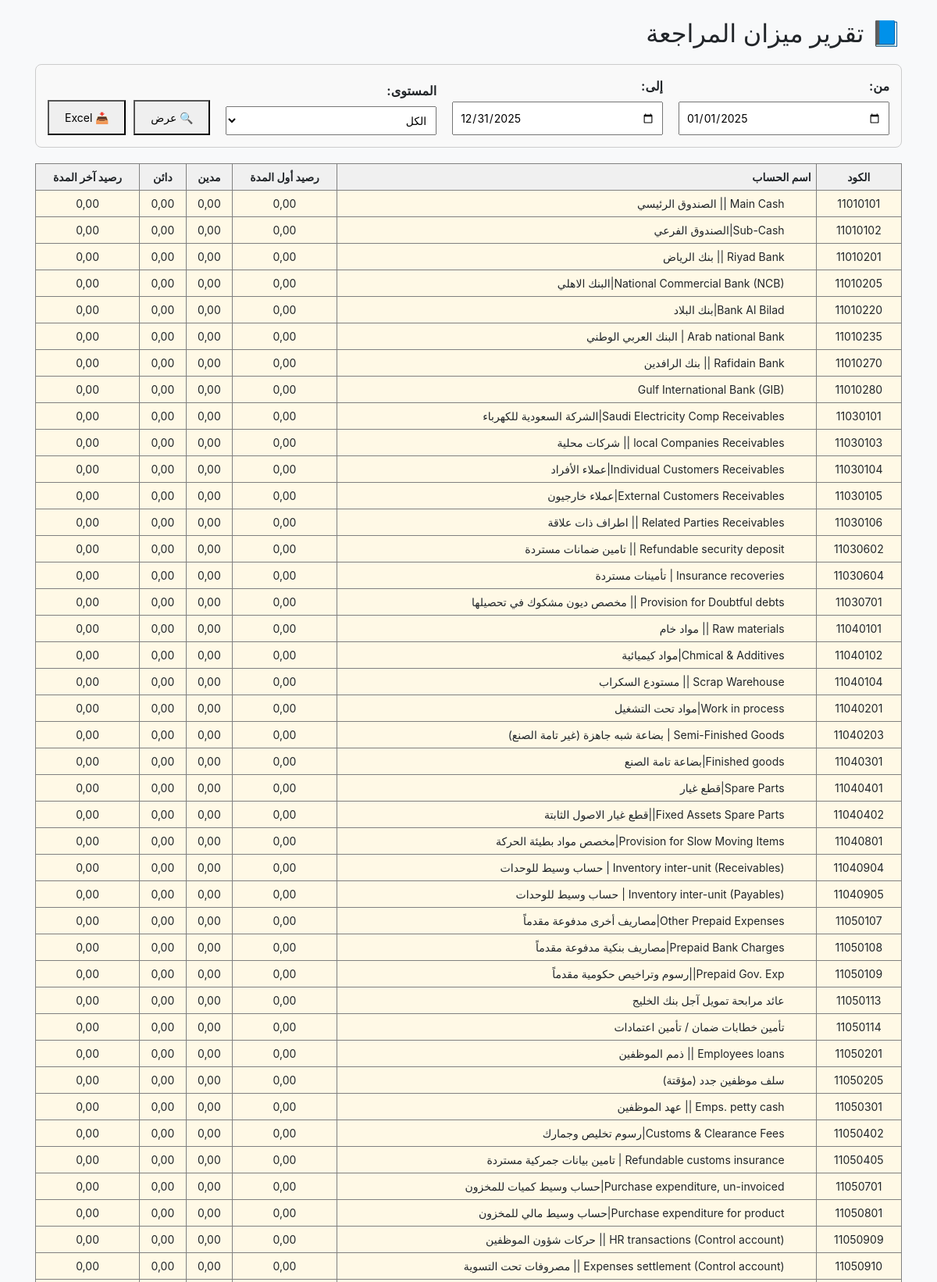
/accounts/reports/trial-balance/ (upper part), run on the app's committed database.
### accounts/models.py (models this page shows, shortened)
class Account(models.Model):
    code = models.CharField(max_length=20, unique=True, verbose_name=_("كود الحساب"))
    name = models.CharField(max_length=255, verbose_name=_("اسم الحساب"))
    parent = models.ForeignKey('self', null=True, blank=True, on_delete=models.SET_NULL, verbose_name=_("الحساب الأب"))
    level = models.PositiveIntegerField(verbose_name=_("مستوى الحساب"))
    group = models.ForeignKey(AccountGroup, on_delete=models.SET_NULL, null=True, blank=True, verbose_name=_("مجموعة التدفقات النقدية"))
    direction = models.ForeignKey(
        'AccountDirection',
        on_delete=models.SET_NULL,
        null=True,
        blank=True,
        verbose_name=_("التصنيف الداخلي")
    )
    sub_mapping = models.ForeignKey(SubMapping, on_delete=models.SET_NULL, null=True, blank=True, verbose_name=_("Sub-Mapping"))
    statement_type = models.ForeignKey(
        'FinancialStatementType',
        on_delete=models.SET_NULL,
        null=True,
        blank=True,
        verbose_name="نوع الحساب (القائمة المالية)"
    )
    class Meta:
        verbose_name = "الحساب"
        verbose_name_plural = "الحسابات"

### accounts/views.py (the view, shortened to what this page needs)
# urls.py: path('reports/trial-balance/', views.trial_balance_view, name='trial_balance'),
def trial_balance_view(request):
    default_from = date(2025, 1, 1)
    default_to = date(2025, 12, 31)
    date_from = request.GET.get('from')
    date_to = request.GET.get('to')
    level_filter = request.GET.get("level")
    if not date_from:
        date_from = default_from
    else:
        date_from = datetime.strptime(date_from, "%Y-%m-%d").date()
    if not date_to:
        date_to = default_to
    else:
        date_to = datetime.strptime(date_to, "%Y-%m-%d").date()
    accounts = Account.objects.all().order_by("code")
    accounts_by_id = {acc.id: acc for acc in accounts}
    children_map = defaultdict(list)
    for acc in accounts:
        if acc.parent_id:
            children_map[acc.parent_id].append(acc.id)
    for acc in accounts:
        acc.opening = acc.debit = acc.credit = acc.final = 0
    for level in [5, 4, 3, 2, 1]:
        for acc in accounts:
            if acc.level == level:
                for child_id in children_map.get(acc.id, []):
                    child = accounts_by_id[child_id]
                    acc.opening += child.opening
                    acc.debit += child.debit
                    acc.credit += child.credit
                    acc.final += child.final
    if level_filter:
        accounts = [acc for acc in accounts if str(acc.level) == level_filter]
    totals = defaultdict(lambda: {"opening": 0, "debit": 0, "credit": 0, "final": 0})
    for acc in accounts:
        lvl = acc.level
        totals[lvl]["opening"] += acc.opening
        totals[lvl]["debit"] += acc.debit
        totals[lvl]["credit"] += acc.credit
        totals[lvl]["final"] += acc.final
    context = {
        "rows": accounts,
        "date_from": date_from.strftime('%Y-%m-%d'),
        "date_to": date_to.strftime('%Y-%m-%d'),
        "selected_level": level_filter,
        "totals": dict(totals),
    }
    return render(request, 'accounts/reports/trial_balance.html', context)

### accounts/templates/accounts/reports/trial_balance.html (shortened to what this page needs)
{% extends "base.html" %}
{% load static %}
{% block content %}
<h2 style="margin-bottom: 20px;">📘 تقرير ميزان المراجعة</h2>
<form method="get" style="margin-bottom: 20px; display: flex; flex-wrap: wrap; gap: 20px; align-items: flex-end; background-color: #f9f9f9; padding: 15px; border-radius: 8px; border: 1px solid #ccc;">
    <div style="flex: 1; min-width: 200px;">
        <label style="font-weight: bold;">من:</label><br>
        <input type="date" name="from" value="{{ date_from }}" style="width: 100%; padding: 8px; font-size: 14px;">
    </div>
    <div style="flex: 1; min-width: 200px;">
        <label style="font-weight: bold;">إلى:</label><br>
        <input type="date" name="to" value="{{ date_to }}" style="width: 100%; padding: 8px; font-size: 14px;">
    </div>
    <div style="flex: 1; min-width: 200px;">
        <label style="font-weight: bold;">المستوى:</label><br>
        <select name="level" style="width: 100%; padding: 8px; font-size: 14px;">
            <option value="">الكل</option>
        </select>
    </div>
    <div style="display: flex; gap: 10px;">
        <button type="submit" style="padding: 10px 20px; font-size: 14px;">🔍 عرض</button>
        <button type="submit" name="export" value="excel" style="padding: 10px 20px; font-size: 14px;">📥 Excel</button>
    </div>
</form>
<div style="overflow-x: auto;">
    <table border="1" cellspacing="0" cellpadding="6" style="width:100%; border-collapse: collapse; text-align: center; font-size: 14px;">
        <thead style="background-color: #f0f0f0;">
            <tr>
                <th>الكود</th>
                <th style="text-align: right;">اسم الحساب</th>
                <th>رصيد أول المدة</th>
                <th>مدين</th>
                <th>دائن</th>
                <th>رصيد آخر المدة</th>
            </tr>
        </thead>
        <tbody>
            {% for row in rows %}
            <tr style="background-color: {% if row.level == 1 %}#e6f2ff{% elif row.level == 2 %}#f0f9e8{% elif row.level == 3 %}#fff9e6{% elif row.level == 4 %}#fff0f0{% else %}#f8f8f8{% endif %}; font-weight: {% if row.level == 1 %}bold{% endif %};">
                <td>{{ row.code }}</td>
                <td style="text-align: right; padding-right: {{ row.level|add:"1" }}0px;">{{ row.name }}</td>
                <td>{{ row.opening|floatformat:2 }}</td>
                <td>{{ row.debit|floatformat:2 }}</td>
                <td>{{ row.credit|floatformat:2 }}</td>
                <td>{{ row.final|floatformat:2 }}</td>
            </tr>
            {% endfor %}
        </tbody>
    </table>
</div>
{% endblock %}

### data on the page
Account: code "11010101", name "Main Cash || الصندوق الرئيسي", opening "0,00", debit "0,00", credit "0,00", final "0,00"
Account: code "11010102", name "Sub-Cash|الصندوق الفرعي", opening "0,00", debit "0,00", credit "0,00", final "0,00"
Account: code "11010201", name "Riyad Bank || بنك الرياض", opening "0,00", debit "0,00", credit "0,00", final "0,00"
Account: code "11010205", name "National Commercial Bank (NCB)|البنك الاهلي", opening "0,00", debit "0,00", credit "0,00", final "0,00"
Account: code "11010220", name "Bank Al Bilad|بنك البلاد", opening "0,00", debit "0,00", credit "0,00", final "0,00"
Account: code "11010235", name "Arab national Bank | البنك العربي الوطني", opening "0,00", debit "0,00", credit "0,00", final "0,00"
Account: code "11010270", name "Rafidain Bank || بنك الرافدين", opening "0,00", debit "0,00", credit "0,00", final "0,00"
Account: code "11010280", name "Gulf International Bank (GIB)", opening "0,00", debit "0,00", credit "0,00", final "0,00"
Account: code "11030101", name "Saudi Electricity Comp Receivables|الشركة السعودية للكهرباء", opening "0,00", debit "0,00", credit "0,00", final "0,00"
Account: code "11030103", name "local Companies Receivables || شركات محلية", opening "0,00", debit "0,00", credit "0,00", final "0,00"
Account: code "11030104", name "Individual Customers Receivables|عملاء الأفراد", opening "0,00", debit "0,00", credit "0,00", final "0,00"
Account: code "11030105", name "External Customers Receivables|عملاء خارجيون", opening "0,00", debit "0,00", credit "0,00", final "0,00"
Account: code "11030106", name "Related Parties Receivables || اطراف ذات علاقة", opening "0,00", debit "0,00", credit "0,00", final "0,00"
Account: code "11030602", name "Refundable security deposit || تامين ضمانات مستردة", opening "0,00", debit "0,00", credit "0,00", final "0,00"
Account: code "11030604", name "Insurance recoveries | تأمينات مستردة", opening "0,00", debit "0,00", credit "0,00", final "0,00"
Account: code "11030701", name "Provision for Doubtful debts || مخصص ديون مشكوك في تحصيلها", opening "0,00", debit "0,00", credit "0,00", final "0,00"
Account: code "11040101", name "Raw materials || مواد خام", opening "0,00", debit "0,00", credit "0,00", final "0,00"
Account: code "11040102", name "Chmical & Additives|مواد كيميائية", opening "0,00", debit "0,00", credit "0,00", final "0,00"
Account: code "11040104", name "Scrap Warehouse || مستودع السكراب", opening "0,00", debit "0,00", credit "0,00", final "0,00"
Account: code "11040201", name "Work in process|مواد تحت التشغيل", opening "0,00", debit "0,00", credit "0,00", final "0,00"
Account: code "11040203", name "Semi-Finished Goods | بضاعة شبه جاهزة (غير تامة الصنع)", opening "0,00", debit "0,00", credit "0,00", final "0,00"
Account: code "11040301", name "Finished goods|بضاعة تامة الصنع", opening "0,00", debit "0,00", credit "0,00", final "0,00"
Account: code "11040401", name "Spare Parts|قطع غيار", opening "0,00", debit "0,00", credit "0,00", final "0,00"
Account: code "11040402", name "Fixed Assets Spare Parts||قطع غيار الاصول الثابتة", opening "0,00", debit "0,00", credit "0,00", final "0,00"
Account: code "11040801", name "Provision for Slow Moving Items|مخصص مواد بطيئة الحركة", opening "0,00", debit "0,00", credit "0,00", final "0,00"
Account: code "11040904", name "Inventory inter-unit (Receivables) | حساب وسيط للوحدات", opening "0,00", debit "0,00", credit "0,00", final "0,00"
Account: code "11040905", name "Inventory inter-unit (Payables) | حساب وسيط للوحدات", opening "0,00", debit "0,00", credit "0,00", final "0,00"
Account: code "11050107", name "Other Prepaid Expenses|مصاريف أخرى مدفوعة مقدماً", opening "0,00", debit "0,00", credit "0,00", final "0,00"
Account: code "11050108", name "Prepaid Bank Charges|مصاريف بنكية مدفوعة مقدماً", opening "0,00", debit "0,00", credit "0,00", final "0,00"
Account: code "11050109", name "Prepaid Gov. Exp||رسوم وتراخيص حكومية مقدماً", opening "0,00", debit "0,00", credit "0,00", final "0,00"
Account: code "11050113", name "عائد مرابحة تمويل آجل بنك الخليج", opening "0,00", debit "0,00", credit "0,00", final "0,00"
Account: code "11050114", name "تأمين خطابات ضمان / تأمين اعتمادات", opening "0,00", debit "0,00", credit "0,00", final "0,00"
Account: code "11050201", name "Employees loans || ذمم الموظفين", opening "0,00", debit "0,00", credit "0,00", final "0,00"
Account: code "11050205", name "سلف موظفين جدد (مؤقتة)", opening "0,00", debit "0,00", credit "0,00", final "0,00"
Account: code "11050301", name "Emps. petty cash || عهد الموظفين", opening "0,00", debit "0,00", credit "0,00", final "0,00"
Account: code "11050402", name "Customs & Clearance Fees|رسوم تخليص وجمارك", opening "0,00", debit "0,00", credit "0,00", final "0,00"
Account: code "11050405", name "Refundable customs insurance | تامين بيانات جمركية مستردة", opening "0,00", debit "0,00", credit "0,00", final "0,00"
Account: code "11050701", name "Purchase expenditure, un-invoiced|حساب وسيط كميات للمخزون", opening "0,00", debit "0,00", credit "0,00", final "0,00"
Account: code "11050801", name "Purchase expenditure for product|حساب وسيط مالي للمخزون", opening "0,00", debit "0,00", credit "0,00", final "0,00"
Account: code "11050909", name "HR transactions (Control account) || حركات شؤون الموظفين", opening "0,00", debit "0,00", credit "0,00", final "0,00"
Account: code "11050910", name "Expenses settlement (Control account) || مصروفات تحت التسوية", opening "0,00", debit "0,00", credit "0,00", final "0,00"
